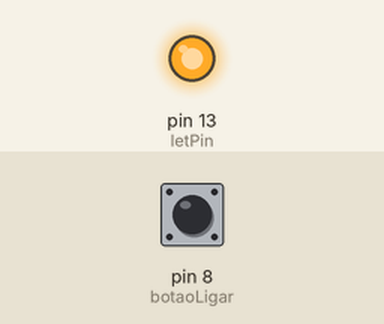
Bench run of a sketch on a simulated Arduino Uno, built with avr-gcc and run on an emulated ATmega328P. Parts: output pins drawn as LEDs (lit = HIGH). The test bench sets the inputs (shaded band); at power-on: pin 8 (botaoLigar) LOW. What the sketch prints to the serial monitor is not drawn.

Above: at 1.2 s.
1.3 s: pin 8 (botaoLigar) pulled HIGH for 0.15 s
At 1.6 s:
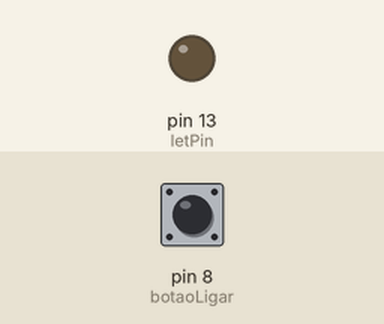
2.9 s: pin 8 (botaoLigar) pulled HIGH for 1 s
At 3.2 s:
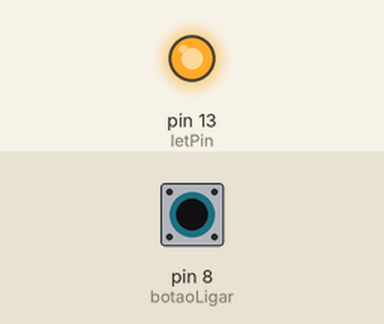
5.4 s: pin 8 (botaoLigar) pulled HIGH for 3.2 s
At 5.9 s:
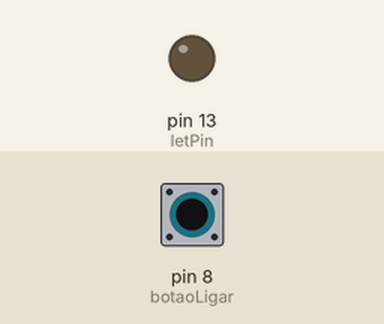
Timing chart, 0 to 8.4 s (numbered marks = the images above; inputs shaded):
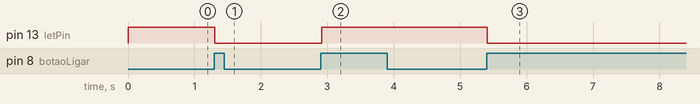

Measured:
- after the input at 1.3 s, pin 13 (letPin): HIGH → LOW at once
- after the input at 2.9 s, pin 13 (letPin): LOW → HIGH at once
- after the input at 5.4 s, pin 13 (letPin): HIGH → LOW at once

The sketch:

ledBotao.ino
```cpp
int letPin = 13;
int botaoLigar = 8;
int botaoPressionado = 0;
boolean ligar = false;
int anterior = 0;
int state = 0;
void setup()
{
  pinMode(letPin,OUTPUT);
  pinMode(botaoLigar,INPUT);
  Serial.begin(9600);
}

void loop()
{
  botaoPressionado = digitalRead(botaoLigar);
  Serial.println(botaoPressionado);
  if((botaoPressionado == HIGH) && (anterior == 0)){
    if(ligar == false){
    	ligar = true;
    }else{
      ligar = false;
      //state = 1 - state;
      delay(10);
    }
  }
  anterior = botaoPressionado;
  if(ligar == false){
  	digitalWrite(letPin, HIGH);
  }else{
  	digitalWrite(letPin, LOW);
  }
}
```
